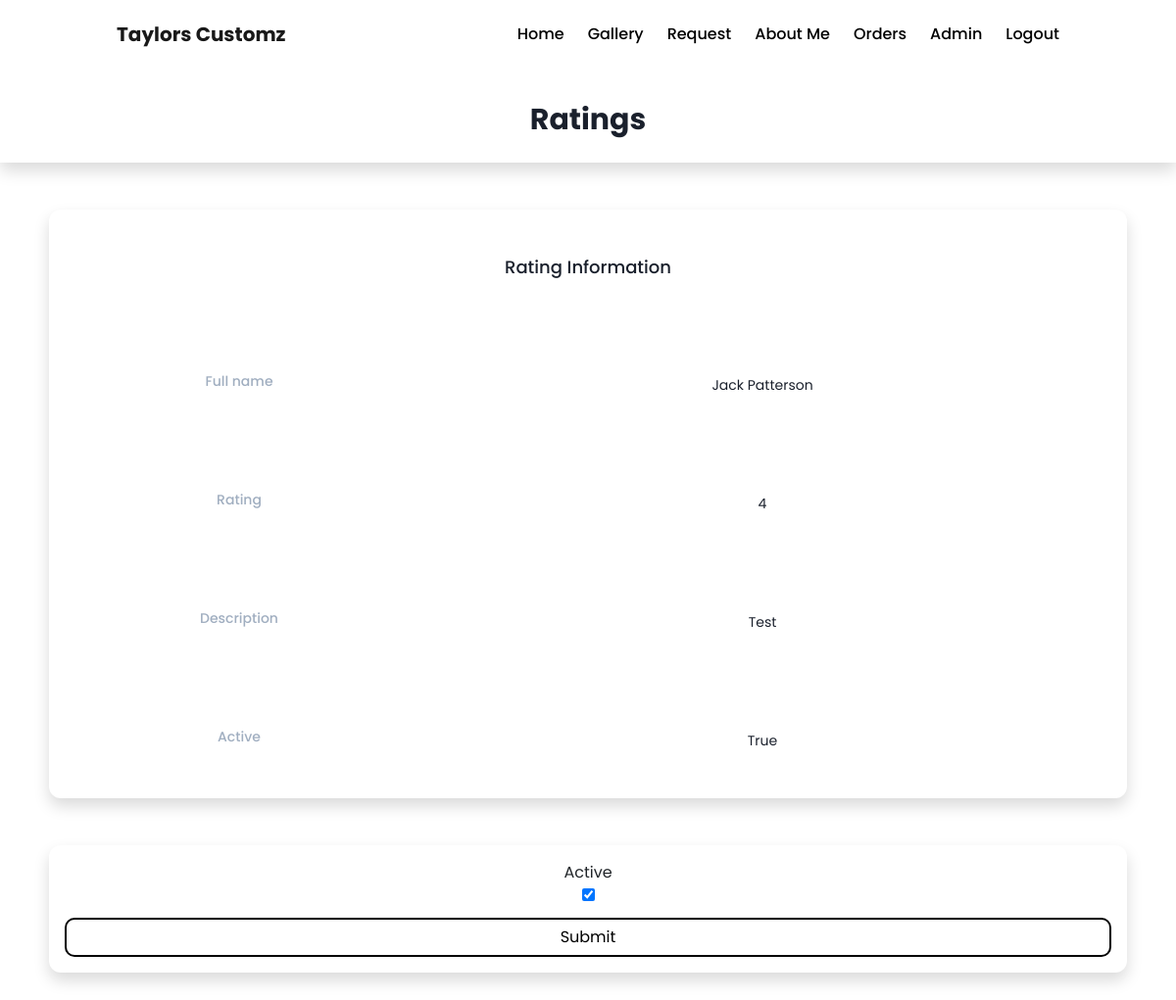
Page /data/ratings/27 (signed in) on the committed database.
### users/models.py (models this page shows, shortened)
class Reviews(models.Model):
    first_name = models.CharField(max_length=200)
    last_name = models.CharField(max_length=200)
    message = models.CharField(max_length=500)
    rating = models.IntegerField(verbose_name="Rating")
    active = models.BooleanField(default=False)

### users/views.py (the view, shortened to what this page needs)
# urls.py: path('data/ratings/<int:id>', views.rating, name='rating-review'),
@login_required
def rating(request, id):
    data = Reviews.objects.get(id=id)
    form = ReviewEditForm(request.POST)
    context = {
        'form': form,
        'data': data
    }
    return render(request, 'users/reviews.html', context)

### users/forms.py
class ReviewEditForm(forms.ModelForm):
	active = forms.BooleanField(widget=forms.CheckboxInput(
        attrs={
			'id': 'checkmk'
        }
    ))
	class Meta:
		model = Reviews
		fields = ('active',)

### users/templates/users/reviews.html (shortened to what this page needs)
{% extends "users/base.html" %}
{% block content %}
<center>
    <div>
        <div class="bg-white shadow overflow-hidden rounded-xl w-11/12 m-5">
            <div class="px-4 py-5 sm:px-6">
                <h3 class="text-lg leading-6 font-medium text-gray-900">
                    Rating Information
                </h3>
            </div>
            <div class="border-t border-gray-200">
                <dl>
                    <div class="bg-gray-50 px-4 py-5 sm:grid sm:grid-cols-3 sm:gap-4 sm:px-6">
                        <dt class="text-sm font-medium text-gray-500">
                            Full name
                        </dt>
                        <dd class="mt-1 text-sm text-gray-900 sm:mt-0 sm:col-span-2">
                            {{data.first_name.capitalize}} {{data.last_name.capitalize}}
                        </dd>
                    </div>
                    <div class="bg-white px-4 py-5 sm:grid sm:grid-cols-3 sm:gap-4 sm:px-6">
                        <dt class="text-sm font-medium text-gray-500">
                            Rating
                        </dt>
                        <dd class="mt-1 text-sm text-gray-900 sm:mt-0 sm:col-span-2">
                            {{data.rating}}
                        </dd>
                    </div>
                    <div class="bg-white px-4 py-5 sm:grid sm:grid-cols-3 sm:gap-4 sm:px-6">
                        <dt class="text-sm font-medium text-gray-500">
                            Description
                        </dt>
                        <dd class="mt-1 text-sm text-gray-900 sm:mt-0 sm:col-span-2">
                            {{data.message}}
                        </dd>
                    </div>
                    <div class="bg-gray-50 px-4 py-5 sm:grid sm:grid-cols-3 sm:gap-4 sm:px-6">
                        <dt class="text-sm font-medium text-gray-500">
                            Active
                        </dt>
                        <dd class="mt-1 text-sm text-gray-900 sm:mt-0 sm:col-span-2">
                            {{data.active}}
                        </dd>
                    </div>
                </dl>
            </div>
        </div>
    </div>
</center>
<center>
    <div class='bg-white shadow overflow-hidden rounded-xl w-11/12 m-5 p-3'>
        <form method="post">
            <p>Active</p>
            {{form.active}}
            <button data-action='submit' type="submit" id='req-sbmt' class="btn btn-primary">Submit</button>
        </form>
    </div>
</center>
{% endblock content %}

### users/static/users/assets/css/index.css (style rules this page uses)
body { font-family: 'Poppins', sans-serif; }
#req-sbmt { background-color: transparent; color: black; border-radius: 10px; -webkit-border-radius: 10px; -moz-border-radius: 10px; -ms-border-radius: 10px; -o-border-radius: 10px; border: solid 2px black; width: 100%; margin-top: 10px; }

### users/templates/users/base.html (style rules this page uses)
body { font-family: 'Poppins'; scroll-behavior: smooth; }

### rows in the picture
Reviews: first_name "Jack", last_name "Patterson", rating "4", message "Test", active "True"
